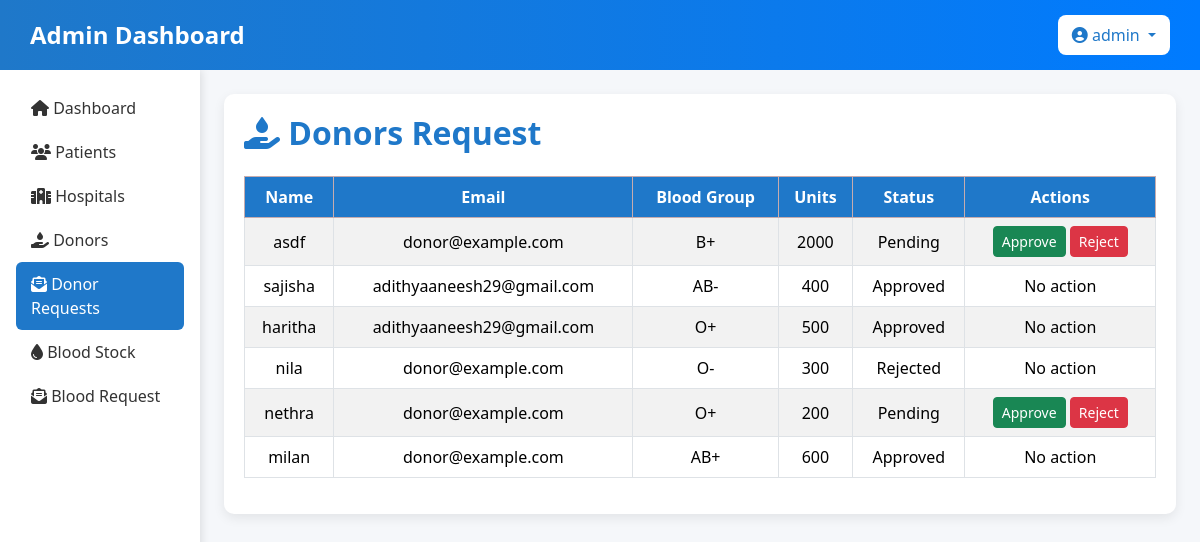
The app's page /donors/ (signed in) with its own data.
### blood_bank_app/models.py (models this page shows)
class DonorForm(models.Model):
    user = models.ForeignKey(
        User,
        on_delete=models.CASCADE,
        null=True,
        blank=True,
        related_name='donor_requests'
    )
    approved_by = models.ForeignKey(
        User,
        on_delete=models.SET_NULL,
        null=True,
        blank=True,
        related_name='approved_donor_requests'
    )
    firstname = models.CharField(max_length=50)
    email = models.EmailField()
    phone = models.CharField(max_length=15)
    age = models.PositiveIntegerField(default=18)
    blood_group = models.CharField(max_length=5, choices=BLOOD_GROUP_CHOICES)
    units = models.PositiveIntegerField()
    GENDER_CHOICES = [
        ('Male','Male'),
        ('Female','Female'),
    ]
    GENDER_CHOICES = [('Male','Male'), ('Female','Female')]
    gender = models.CharField(max_length=10, choices=GENDER_CHOICES)
    last_donate_date = models.DateTimeField(null=True, blank=True)
    last_receive_date = models.DateTimeField(null=True, blank=True)
    consent = models.BooleanField(default=False)
    created_at = models.DateTimeField(auto_now_add=True)
    STATUS_CHOICES = [('Pending', 'Pending'), ('Approved', 'Approved'), ('Rejected', 'Rejected')]
    status = models.CharField(max_length=10, choices=STATUS_CHOICES, default='Pending')

### blood_bank_app/views.py (the view)
# urls.py: path('donors/', views.admin_donors, name='admin_donors'),
@login_required
def admin_donors(request):
    donors = DonorForm.objects.all().order_by('-id')
    return render(request, 'admin/admin_donors.html', {'donors': donors})

### blood_bank_app/templates/admin/admin_donors.html (shortened to what this page needs)
<!DOCTYPE html>
<html lang="en">
<head>
    <link rel="stylesheet" href="https://cdnjs.cloudflare.com/ajax/libs/font-awesome/6.4.2/css/all.min.css">
    <link href="https://cdn.jsdelivr.net/npm/bootstrap@5.3.3/dist/css/bootstrap.min.css" rel="stylesheet">
</head>
<body>
     <nav class="navbar d-flex justify-content-between align-items-center">
        <h1 class="text-white mb-0">Admin Dashboard</h1>
        <div class="dropdown">
            <button class="btn btn-light dropdown-toggle" type="button" id="adminDropdown" data-bs-toggle="dropdown" aria-expanded="false">
                <i class="fa-solid fa-user-circle"></i> {{ request.user.username }}
            </button>
        </div>
    </nav>
    <div class="container-fluid">
        <div class="row">
            <div class="col-md-2 p-3 sidebar">
                <nav class="nav flex-column">
                    <a class="nav-link" href="{% url 'dashboard' %}">
                        <i class="fa-solid fa-home"></i> Dashboard
                    </a>
                    <a class="nav-link" href="{% url 'admin_patients' %}">
                        <i class="fa-solid fa-users"></i> Patients
                    </a>
                    <a class="nav-link" href="{% url 'admin_hospitals' %}">
                        <i class="fa-solid fa-hospital"></i> Hospitals
                    </a>
                    <a class="nav-link" href="{% url 'admin_donors_list' %}">
                        <i class="fa-solid fa-hand-holding-droplet"></i> Donors
                    </a>
                    <a class="nav-link active" href="{% url 'admin_donors' %}">
                        <i class="fa-solid fa-envelope-open-text"></i> Donor Requests
                    </a>
                    <a class="nav-link" href="{% url 'blood_stock_list' %}">
                        <i class="fa-solid fa-droplet"></i> Blood Stock
                    </a>
                    <a class="nav-link" href="{% url 'admin_blood_request' %}">
                        <i class="fa-solid fa-envelope-open-text"></i> Blood Request
                    </a>
                </nav>
            </div>            <div class="col-md-10 p-4">
                <div class="card-dashboard">
                    <div class="d-flex justify-content-between align-items-center mb-4">
                        <h2 class="mb-0"><i class="fa-solid fa-hand-holding-droplet"></i> Donors Request</h2>
                    </div>
                    <div class="table-responsive">
                        <table class="table table-bordered table-striped">
                            <thead class="table-danger">
                                <tr>
                                    <th>Name</th>
                                    <th>Email</th>
                                    <th>Blood Group</th>
                                    <th>Units</th>
                                    <th>Status</th>
                                    <th>Actions</th>
                                </tr>
                            </thead>
                            <tbody>
                                {% for donor in donors %}
                                <tr>
                                    <td>{{ donor.firstname }}</td>
                                    <td>{{ donor.email }}</td>
                                    <td>{{ donor.blood_group }}</td>
                                    <td>{{ donor.units }}</td>
                                    <td>{{ donor.status }}</td>
                                    <td>
                                        {% if donor.status == 'Pending' %}
                                            <a href="{% url 'update_donor_status' donor.id 'Approved' %}" class="btn btn-success btn-sm">Approve</a>
                                            <a href="{% url 'update_donor_status' donor.id 'Rejected' %}" class="btn btn-danger btn-sm">Reject</a>
                                        {% else %}
                                            No action
                                        {% endif %}
                                    </td>
                                </tr>
                                {% endfor %}
                            </tbody>
                        </table>
                    </div>
                </div>
            </div>
        </div>
    </div>
</body>
</html>

### blood_bank_app/templates/admin/admin_donors.html (style rules this page uses)
body { background-color: #f5f7fa; font-family: 'Segoe UI', Tahoma, Geneva, Verdana, sans-serif; }
.navbar { background: linear-gradient(90deg, #1F78C9, #007BFF); padding: 15px 30px; }
.navbar h1 { font-size: 24px; font-weight: 600; }
.dropdown .btn { background-color: #fff; color: #1F78C9; font-weight: 500; border: none; border-radius: 8px; padding: 8px 14px; }
.sidebar { min-height: 100vh; background: #fff; box-shadow: 2px 0 8px rgba(0,0,0,0.1); }
.sidebar .nav-link { color: #333; font-weight: 500; padding: 10px 15px; }
.sidebar .nav-link.active { background-color: #1F78C9; color: #fff; border-radius: 6px; }
.card-dashboard { background: #fff; border-radius: 10px; box-shadow: 0 4px 12px rgba(0,0,0,0.08); padding: 20px; }
h2 { color: #1F78C9; font-weight: 600; }
.table th { background-color: #1F78C9; color: white; text-align: center; }
.table td { text-align: center; vertical-align: middle; }

### records on screen
DonorForm: firstname "asdf", email "donor@example.com", blood_group "B+", units "2000", status "Pending", shows "Approve"
DonorForm: firstname "sajisha", email "adithyaaneesh29@gmail.com", blood_group "AB-", units "400", status "Approved", shows "No action"
DonorForm: firstname "haritha", email "adithyaaneesh29@gmail.com", blood_group "O+", units "500", status "Approved", shows "No action"
DonorForm: firstname "nila", email "donor@example.com", blood_group "O-", units "300", status "Rejected", shows "No action"
DonorForm: firstname "nethra", email "donor@example.com", blood_group "O+", units "200", status "Pending", shows "Approve"
DonorForm: firstname "milan", email "donor@example.com", blood_group "AB+", units "600", status "Approved", shows "No action"

### other values on screen
{{ request.user.username }} "admin"
